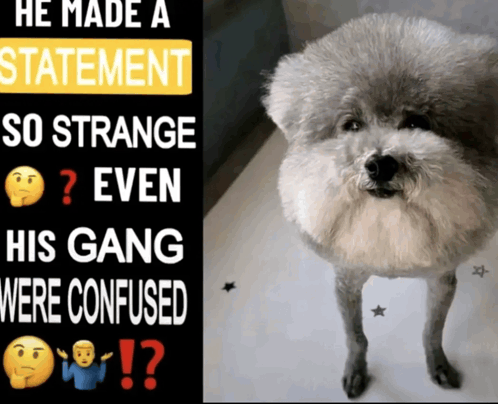
#> input picture img.png, 498 x 404 px, given in place of img.jpg, which was not available
$ python stuff.py
#> lines starting #> are read from the running program, lines starting #| are printed output that depends on the picture; pictures that were not available may be replaced by others from this repository, and a replacement may not be noted
import cv2, numpy


def test(img: numpy.ndarray):
    gray =  cv2.cvtColor(img, cv2.COLOR_BGR2GRAY)
    blur = cv2.GaussianBlur(gray, (5,5), 1.4)
    edges = cv2.Canny(blur, 50, 150)
    return edges


img = cv2.imread("img.jpg")
#> img is the input picture: shape (404, 498, 3); mean B, G, R 101.2, 110.2, 115.9
scale = 0.09
resized = cv2.resize(img, None, fx=scale,fy=scale, interpolation=cv2.INTER_AREA )
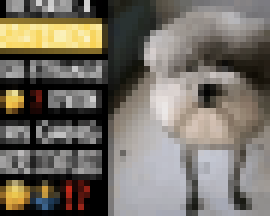
#> resized: shape (36, 45, 3) (shown 6 times larger); mean B, G, R 101.5, 110.7, 116.4
a = test(resized)
#> in test, `gray =  cv2.cvtColor(img, cv2.COLOR_BGR2GRAY)`:
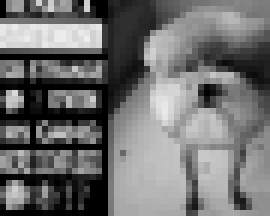
#> gray: shape (36, 45) (shown 6 times larger); min 0, max 238, mean 111.3
#> in test, `blur = cv2.GaussianBlur(gray, (5,5), 1.4)`:
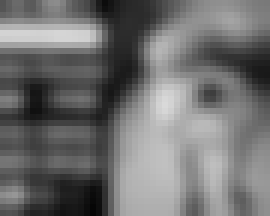
#> blur: shape (36, 45) (shown 6 times larger); min 5, max 217, mean 111.7
#> in test, `edges = cv2.Canny(blur, 50, 150)`:
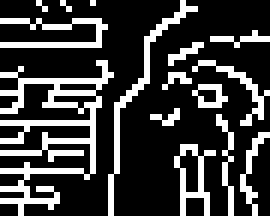
#> edges: shape (36, 45) (shown 6 times larger); 23.8% white in thin lines or dots

cv2.imshow('a',a)
cv2.waitKey(0)
